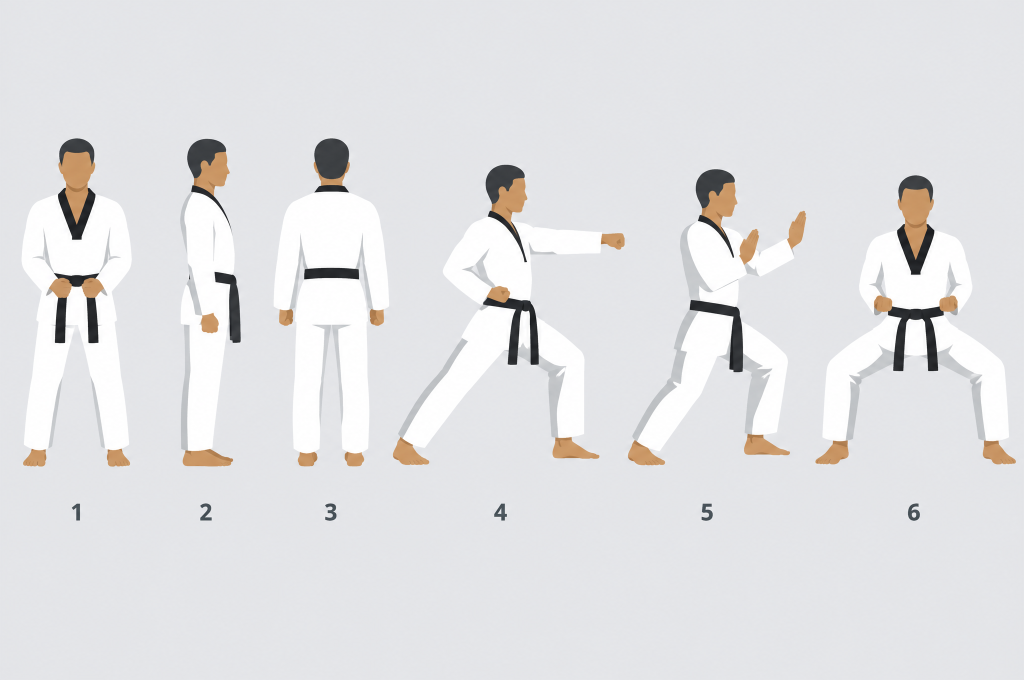
#> input picture design/models/directions/d03-flat-pictogram.png, 2048 x 1360 px (shown at 1/2 size); its folder holds only this picture in this run
$ python -i figures.py   (imports and definitions only)
#> lines starting #> are read from the running program, lines starting #| are printed output that depends on the picture; after the words box and inside, x2 and y2 are one past the last pixel; in counts of white or black regions, pixels touching at a corner belong together
"""Turn the per-move images in design/moves/<form>/ into page figures (#7).

Each <id>.png|jpg|jpeg|webp (ready = J) is cut out (the white background outside the outline made
transparent), trimmed to the figure, scaled to a common body height and saved as <out>/fig/<id>.webp.
build_form.py --images calls this and hands the result to the page as FIGIMG; counts with no image
keep the vector figure.

Body height: a trimmed image runs from the head (or the highest hand or foot) to the soles. Low stances
are shorter than a standing figure, so each stance has a share of standing height (H below). When a
raised hand or a high kick sits above the head, or a stance needs adjusting, put the share in
design/moves/<form>/fit.json: {"14-1": 1.05}.
"""
import json, os
from PIL import Image, ImageChops, ImageDraw
from sitekit import ROOT

H = {"ready": 1, "close": 1, "walk": .99, "front": .9, "back": .88, "tiger": .9, "nieun": .9, "gyeot": .92, "ogeum": 1, "fixed": .88, "lowst": .86, "vertical": .97, "oneleg": 1, "sasun": .84, "horse": .84, "cross": .92,
     "crane": 1, "kick": 1, "skick": .96, "rkick": 1.02, "knee": 1}
PX = 640          # stored height of a figure that fills its share (2x the largest on-screen figure)
EXT = (".png", ".jpg", ".jpeg", ".webp")

def cutout(path):
    im = Image.open(path).convert("RGB"); w, h = im.size
#> in cutout, im is the input picture: PIL image 2048x1360 RGB; mean R, G, B 226.2, 226.2, 228
#> after `w, h = im.size`: w = 2048; h = 1360
    work, key = im.copy(), (255, 0, 255)
#> key = (255, 0, 255)
    seeds = [(x, y) for x in range(0, w, 8) for y in (0, h - 1)] + [(x, y) for y in range(0, h, 8) for x in (0, w - 1)]
    for s in seeds:   # flood the background in from the border; the outline stops it
        px = work.getpixel(s)
        if px != key and min(px) > 200: ImageDraw.floodfill(work, s, key, thresh=40)
#> this loop made 852 passes
#> px on passes 1 to 3: (224, 226, 229), (255, 0, 255), (255, 0, 255)
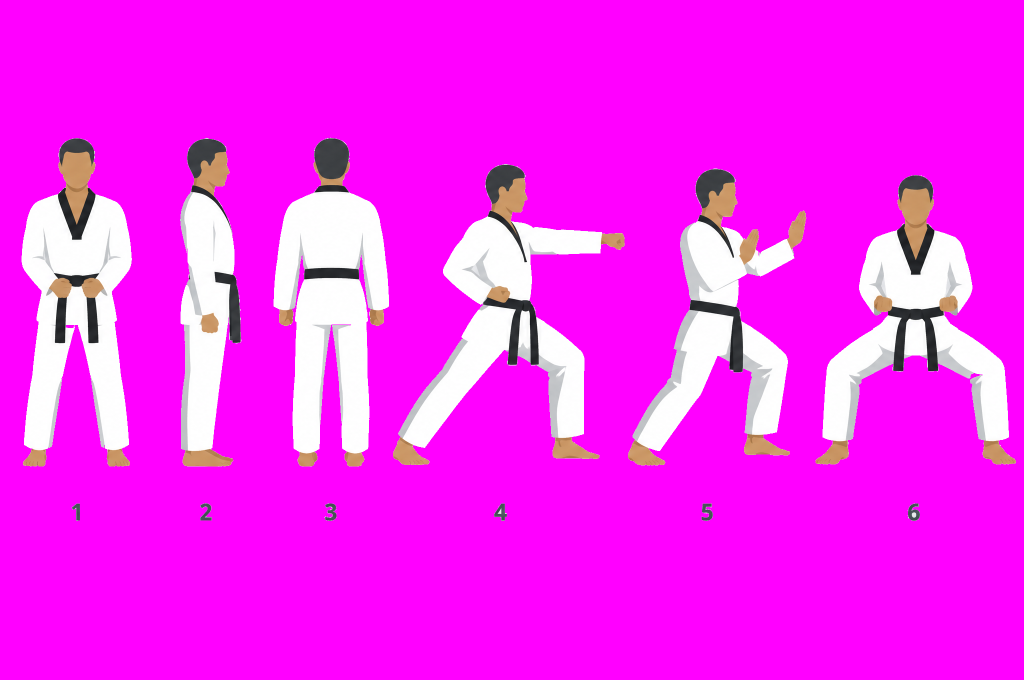
#> work: PIL image 2048x1360 RGB (shown at 1/2 size); mean R, G, B 248.6, 38.1, 246.8
    alpha = ImageChops.difference(work, Image.new("RGB", (w, h), key)).convert("L").point(lambda v: 0 if v < 8 else 255)
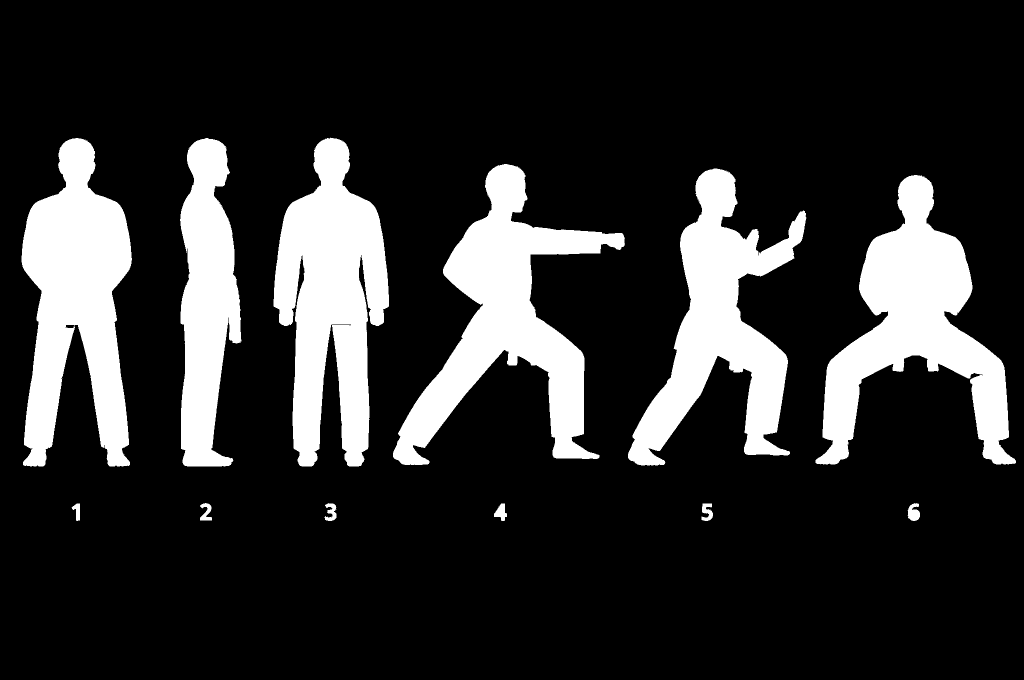
#> alpha: PIL image 2048x1360 L (shown at 1/2 size); 17.8% white; 12 white regions, largest, box (x1, y1, x2, y2) and area: (786, 328, 1250, 930) 90833, (547, 275, 778, 933) 90713, (1631, 350, 2032, 929) 88557
    rgba = im.convert("RGBA"); rgba.putalpha(alpha)
#> after `rgba.putalpha(alpha)`:
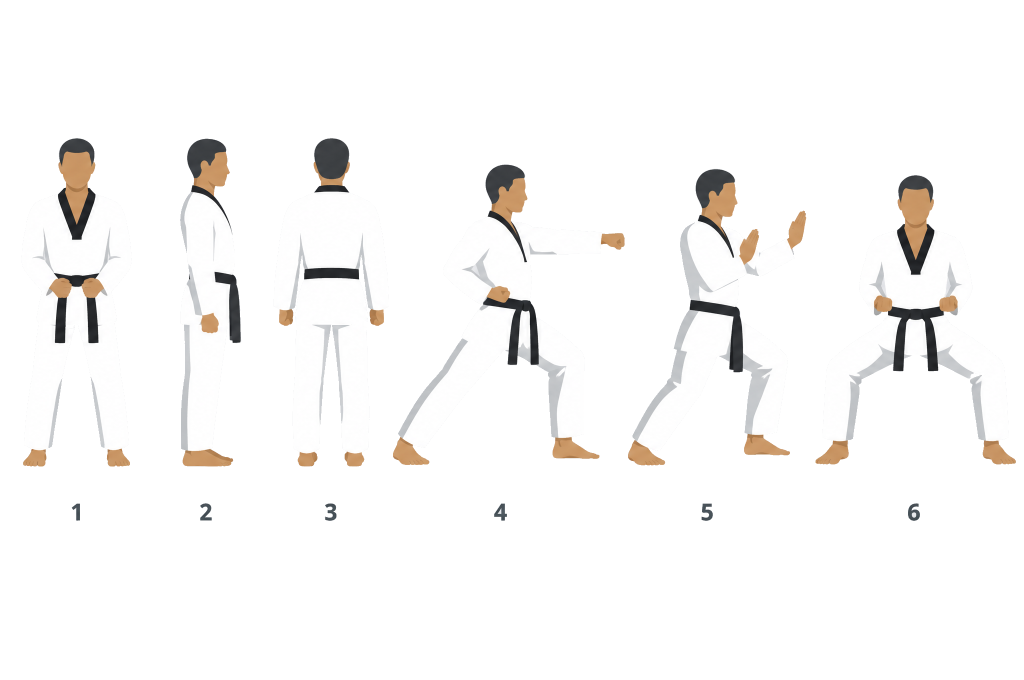
#> rgba: PIL image 2048x1360 RGBA (shown at 1/2 size); mean R, G, B, A 226.2, 226.2, 228, 45.4; transparent parts drawn white
    bot = alpha.getbbox()[3]; px = rgba.load()
#> after `bot = alpha.getbbox()[3]`: bot = 1042
    for y in range(max(0, bot - int(h * .012) - 2), bot):     # the faint floor line under the feet
        for x in range(w):
            r, g, b, a = px[x, y]
            if a and (r + g + b) / 3 > 150: px[x, y] = (255, 255, 255, 0)
    return rgba.crop(rgba.getchannel("A").getbbox())
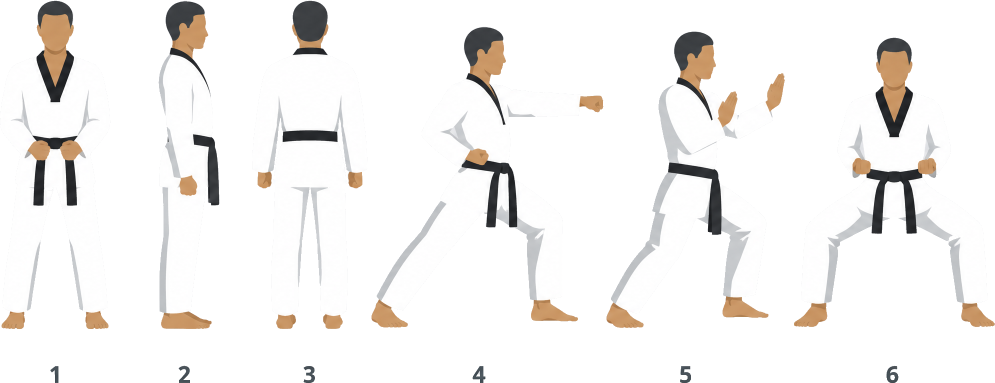
#> returned value: PIL image 1989x766 RGBA (shown at 1/2 size); mean R, G, B, A 224.9, 223.9, 224.5, 82.9; transparent parts drawn white

def build(stem, F, out_dir):
    src = os.path.join(ROOT, "design/moves", stem)
    if not os.path.isdir(src): return {}
    fit = json.load(open(os.path.join(src, "fit.json"))) if os.path.exists(os.path.join(src, "fit.json")) else {}
    os.makedirs(os.path.join(out_dir, "fig"), exist_ok=True)
    found = {}
    for m in F["moves"]:
        path = next((os.path.join(src, m["id"] + e) for e in EXT if os.path.exists(os.path.join(src, m["id"] + e))), None)
        if not path: continue
        r = fit.get(m["id"], H[m["stance"]])
        c = cutout(path); hh = round(PX * r)
        c = c.resize((round(c.size[0] * hh / c.size[1]), hh), Image.LANCZOS)
        c.save(os.path.join(out_dir, "fig", m["id"] + ".webp"), "WEBP", quality=86)
        found[m["id"]] = {"src": f'fig/{m["id"]}.webp', "w": c.size[0], "h": c.size[1], "r": r}
    missing = [m["id"] for m in F["moves"] if m["id"] not in found]
    print(f"figures: {len(found)} images from design/moves/{stem}" + (f", vector for {', '.join(missing)}" if missing else ""))
    return found

>>> result = cutout('../design/models/directions/d03-flat-pictogram.png')
